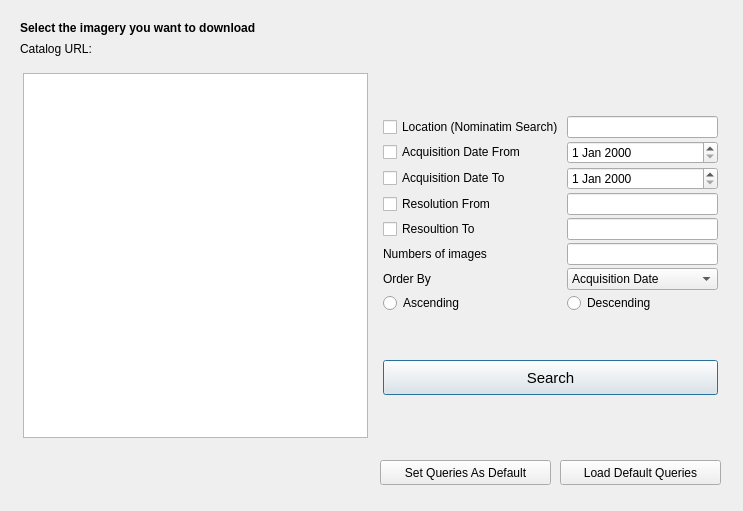
<?xml version="1.0" encoding="UTF-8"?>
<ui version="4.0">
 <class>Dialog</class>
 <widget class="QDialog" name="Dialog">
  <property name="geometry">
   <rect>
    <x>0</x>
    <y>0</y>
    <width>743</width>
    <height>511</height>
   </rect>
  </property>
  <property name="font">
   <font>
    <pointsize>9</pointsize>
    <weight>50</weight>
    <bold>false</bold>
   </font>
  </property>
  <property name="windowTitle">
   <string>Search Imagery</string>
  </property>
  <widget class="QLabel" name="label">
   <property name="geometry">
    <rect>
     <x>20</x>
     <y>20</y>
     <width>331</width>
     <height>16</height>
    </rect>
   </property>
   <property name="font">
    <font>
     <weight>75</weight>
     <bold>true</bold>
    </font>
   </property>
   <property name="text">
    <string>Select the imagery you want to download</string>
   </property>
  </widget>
  <widget class="QLabel" name="catalog_url_label">
   <property name="geometry">
    <rect>
     <x>20</x>
     <y>40</y>
     <width>601</width>
     <height>17</height>
    </rect>
   </property>
   <property name="text">
    <string>Catalog URL: </string>
   </property>
  </widget>
  <widget class="QWidget" name="verticalLayoutWidget">
   <property name="geometry">
    <rect>
     <x>380</x>
     <y>70</y>
     <width>341</width>
     <height>371</height>
    </rect>
   </property>
   <layout class="QVBoxLayout" name="verticalLayoutQueries">
    <property name="spacing">
     <number>3</number>
    </property>
    <property name="leftMargin">
     <number>3</number>
    </property>
    <property name="topMargin">
     <number>3</number>
    </property>
    <property name="rightMargin">
     <number>3</number>
    </property>
    <property name="bottomMargin">
     <number>3</number>
    </property>
    <item>
     <spacer name="verticalSpacer_3">
      <property name="orientation">
       <enum>Qt::Vertical</enum>
      </property>
      <property name="sizeHint" stdset="0">
       <size>
        <width>20</width>
        <height>40</height>
       </size>
      </property>
     </spacer>
    </item>
    <item>
     <layout class="QGridLayout" name="gridLayoutQueries">
      <item row="0" column="0">
       <widget class="QCheckBox" name="checkBoxLocation">
        <property name="text">
         <string>Location (Nominatim Search)</string>
        </property>
       </widget>
      </item>
      <item row="1" column="1">
       <widget class="QDateEdit" name="dateEditAcquisitionFrom"/>
      </item>
      <item row="0" column="1">
       <widget class="QLineEdit" name="lineEditLocation"/>
      </item>
      <item row="5" column="0">
       <widget class="QLabel" name="labelNumImages">
        <property name="text">
         <string>Numbers of images</string>
        </property>
       </widget>
      </item>
      <item row="1" column="0">
       <widget class="QCheckBox" name="checkBoxAcquisitionFrom">
        <property name="text">
         <string>Acquisition Date From</string>
        </property>
       </widget>
      </item>
      <item row="3" column="1">
       <widget class="QLineEdit" name="lineEditResolutionFrom"/>
      </item>
      <item row="6" column="0">
       <widget class="QLabel" name="labelOrderBy">
        <property name="text">
         <string>Order By</string>
        </property>
       </widget>
      </item>
      <item row="3" column="0">
       <widget class="QCheckBox" name="checkBoxResolutionFrom">
        <property name="text">
         <string>Resolution From</string>
        </property>
       </widget>
      </item>
      <item row="6" column="1">
       <widget class="QComboBox" name="comboBoxOrderBy">
        <item>
         <property name="text">
          <string>Acquisition Date</string>
         </property>
        </item>
        <item>
         <property name="text">
          <string>GSD</string>
         </property>
        </item>
       </widget>
      </item>
      <item row="2" column="0">
       <widget class="QCheckBox" name="checkBoxAcquisitionTo">
        <property name="text">
         <string>Acquisition Date To</string>
        </property>
       </widget>
      </item>
      <item row="2" column="1">
       <widget class="QDateEdit" name="dateEditAcquisitionTo"/>
      </item>
      <item row="4" column="1">
       <widget class="QLineEdit" name="lineEditResolutionTo"/>
      </item>
      <item row="5" column="1">
       <widget class="QLineEdit" name="lineEditNumImages"/>
      </item>
      <item row="4" column="0">
       <widget class="QCheckBox" name="checkBoxResolutionTo">
        <property name="text">
         <string>Resoultion To</string>
        </property>
       </widget>
      </item>
      <item row="7" column="0">
       <widget class="QRadioButton" name="radioButtonAsc">
        <property name="text">
         <string>Ascending</string>
        </property>
       </widget>
      </item>
      <item row="7" column="1">
       <widget class="QRadioButton" name="radioButtonDesc">
        <property name="text">
         <string>Descending</string>
        </property>
       </widget>
      </item>
     </layout>
    </item>
    <item>
     <spacer name="verticalSpacer">
      <property name="orientation">
       <enum>Qt::Vertical</enum>
      </property>
      <property name="sizeHint" stdset="0">
       <size>
        <width>20</width>
        <height>40</height>
       </size>
      </property>
     </spacer>
    </item>
    <item>
     <layout class="QVBoxLayout" name="verticalLayoutSearch">
      <item>
       <widget class="QPushButton" name="pushButtonSearch">
        <property name="minimumSize">
         <size>
          <width>0</width>
          <height>35</height>
         </size>
        </property>
        <property name="font">
         <font>
          <pointsize>11</pointsize>
         </font>
        </property>
        <property name="text">
         <string>Search</string>
        </property>
       </widget>
      </item>
     </layout>
    </item>
    <item>
     <spacer name="verticalSpacer_2">
      <property name="orientation">
       <enum>Qt::Vertical</enum>
      </property>
      <property name="sizeHint" stdset="0">
       <size>
        <width>20</width>
        <height>40</height>
       </size>
      </property>
     </spacer>
    </item>
   </layout>
  </widget>
  <widget class="QWidget" name="verticalLayoutWidget_3">
   <property name="geometry">
    <rect>
     <x>20</x>
     <y>70</y>
     <width>351</width>
     <height>371</height>
    </rect>
   </property>
   <layout class="QVBoxLayout" name="verticalLayoutListWidget">
    <property name="leftMargin">
     <number>3</number>
    </property>
    <property name="topMargin">
     <number>3</number>
    </property>
    <property name="rightMargin">
     <number>3</number>
    </property>
    <property name="bottomMargin">
     <number>3</number>
    </property>
    <item>
     <widget class="QListWidget" name="listWidget"/>
    </item>
   </layout>
  </widget>
  <widget class="QPushButton" name="pbSetDefault">
   <property name="geometry">
    <rect>
     <x>380</x>
     <y>460</y>
     <width>171</width>
     <height>25</height>
    </rect>
   </property>
   <property name="text">
    <string>Set Queries As Default</string>
   </property>
  </widget>
  <widget class="QPushButton" name="pbLoadDefault">
   <property name="geometry">
    <rect>
     <x>560</x>
     <y>460</y>
     <width>161</width>
     <height>25</height>
    </rect>
   </property>
   <property name="text">
    <string>Load Default Queries</string>
   </property>
  </widget>
 </widget>
 <resources/>
 <connections/>
</ui>
